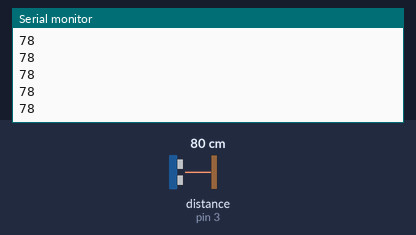
A sketch run on a simulated Arduino Uno, built with avr-gcc and run on an emulated ATmega328P. Parts: the last lines printed to the serial monitor. Wiring (inferred from the names in the program): ultrasonic range finder: trigger pin 2; echo pin 3. The inputs (shaded band) are chosen by the test bench; at power-on: distance to the obstacle (sensor on pin 3) 80 cm. The echo pulse lasts 58.3 µs per cm.

Above: at 1.2 s.
1.3 s: distance to the obstacle (sensor on pin 3) set to 2 cm
At 1.34 s:
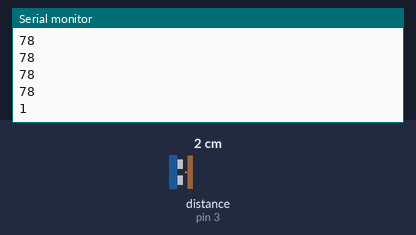
2.8 s: distance to the obstacle (sensor on pin 3) set to 4 cm
At 2.81 s:
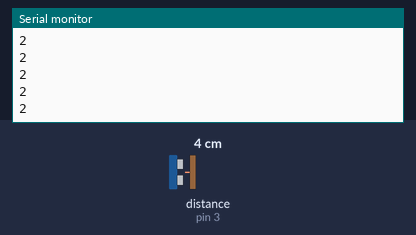
Timing chart, 0 to 5.8 s (numbered marks = the images above; inputs shaded):
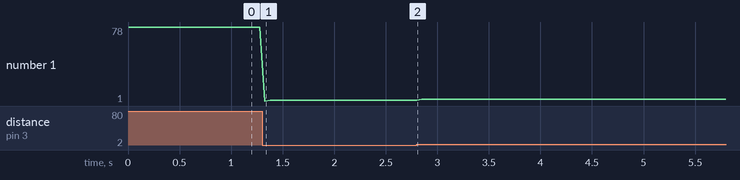

The sketch:

uav_dist.ino
```cpp
#define TRIG_PIN 2
#define ECHO_PIN 3

long duration;
int distance;

void setup() {
  Serial.begin(9600);

  pinMode(TRIG_PIN, OUTPUT);
  pinMode(ECHO_PIN, INPUT);
}

void loop() {
  digitalWrite(TRIG_PIN, LOW);
  delayMicroseconds(2);
  digitalWrite(TRIG_PIN, HIGH);
  delayMicroseconds(10);
  digitalWrite(TRIG_PIN, LOW);

  duration = pulseIn(ECHO_PIN, HIGH);

  distance = duration * 0.034 / 2;

  Serial.println(distance);

  delay(50);
}
```

Measured:
- after the input at 1.3 s, the serial monitor: prints a new line at once (image 1)
- plotted number 1: 78 → 2 after the input at 1.3 s, 2 → 3 after the input at 2.8 s
